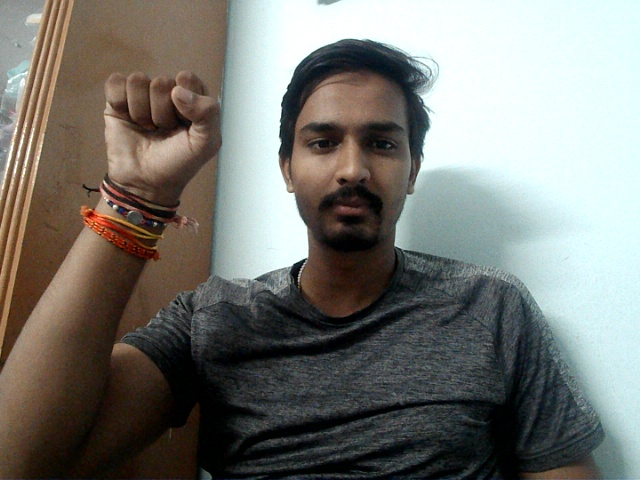
#> input picture working22/data/attention/attention_104.jpg, 640 x 480 px; its folder holds only this picture in this run
$ python preprocess_data.py
#> lines starting #> are read from the running program, lines starting #| are printed output that depends on the picture
# preprocess_data.py
import cv2
import os
import numpy as np

# Path to gesture data
data_dir = 'data'
preprocessed_dir = 'preprocessed_data'

# Create directory for preprocessed data
os.makedirs(preprocessed_dir, exist_ok=True)

# Define the target size for resizing images
target_size = (64, 64)

for gesture_folder in os.listdir(data_dir):
    gesture_path = os.path.join(data_dir, gesture_folder)
    preprocessed_gesture_dir = os.path.join(preprocessed_dir, gesture_folder)
    os.makedirs(preprocessed_gesture_dir, exist_ok=True)

    for img_file in os.listdir(gesture_path):
        img_path = os.path.join(gesture_path, img_file)
        img = cv2.imread(img_path, cv2.IMREAD_GRAYSCALE)
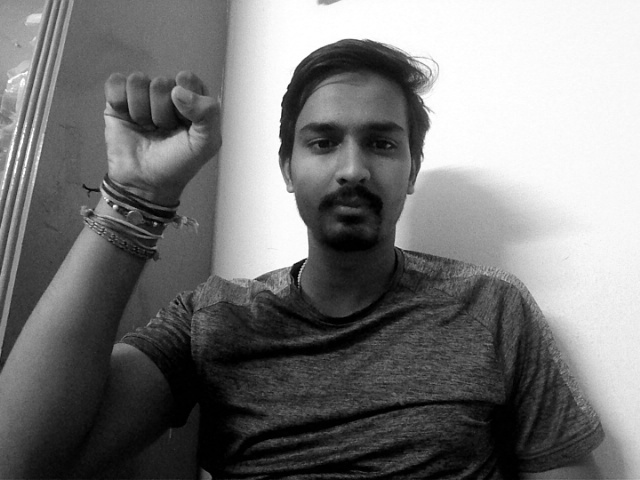
#> img: shape (480, 640); min 0, max 255, mean 119.6
        img_resized = cv2.resize(img, target_size)
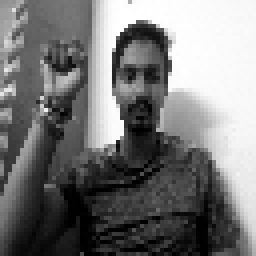
#> img_resized: shape (64, 64) (shown 4 times larger); min 0, max 255, mean 119.6
        img_normalized = img_resized / 255.0

        # Save preprocessed image
        preprocessed_img_name = os.path.join(preprocessed_gesture_dir, img_file)
        np.save(preprocessed_img_name, img_normalized)
        print(f"Preprocessed and saved {preprocessed_img_name}")
#> pass 2 of the loop `for gesture_folder in os.listdir(data_dir):`:
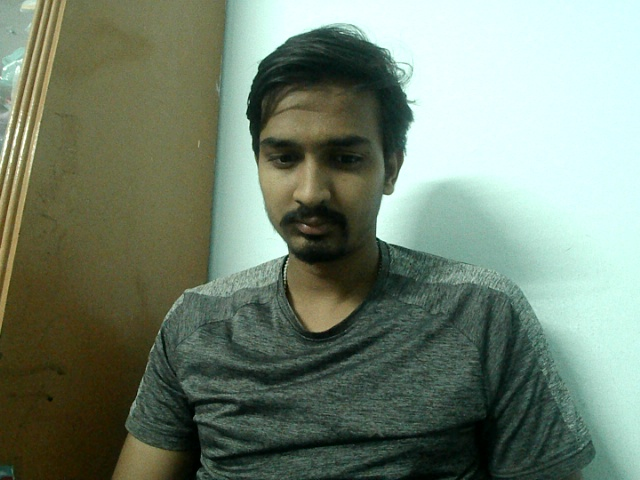
#> input picture working22/data/problem/problem_0.jpg, 640 x 480 px
#> `img = cv2.imread(img_path, cv2.IMREAD_GRAYSCALE)`:
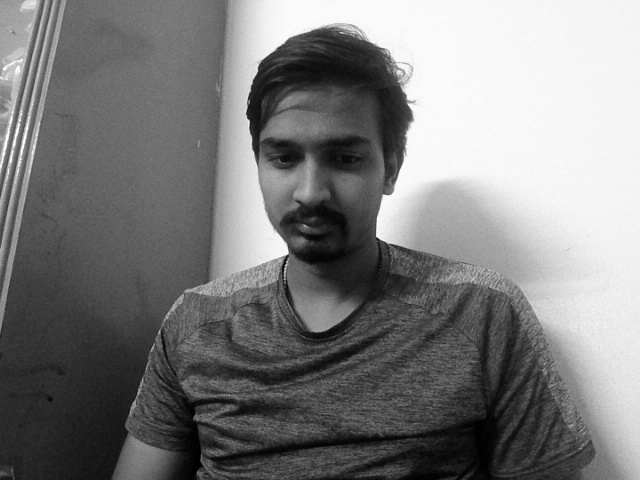
#> img: shape (480, 640); min 0, max 255, mean 124.4
#> `img_resized = cv2.resize(img, target_size)`:
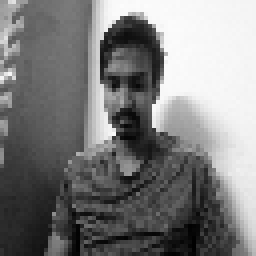
#> img_resized: shape (64, 64) (shown 4 times larger); min 1, max 252, mean 124.4
